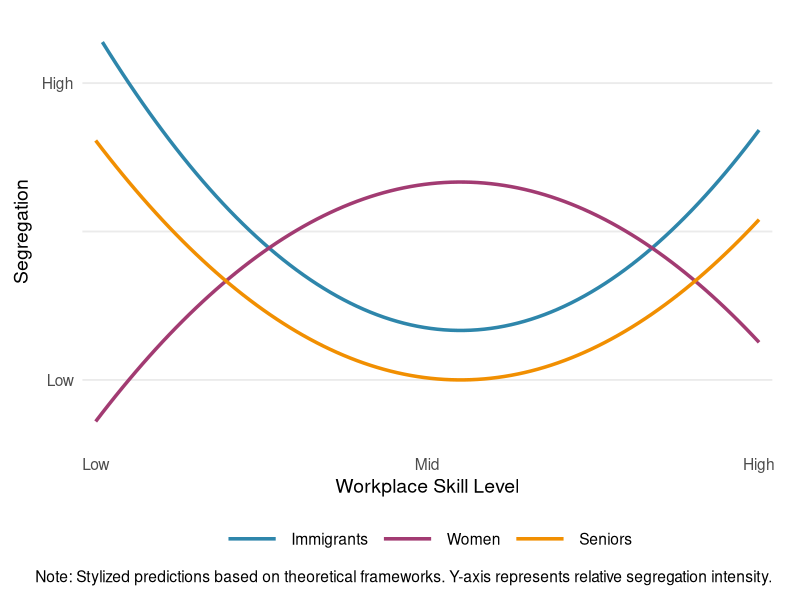
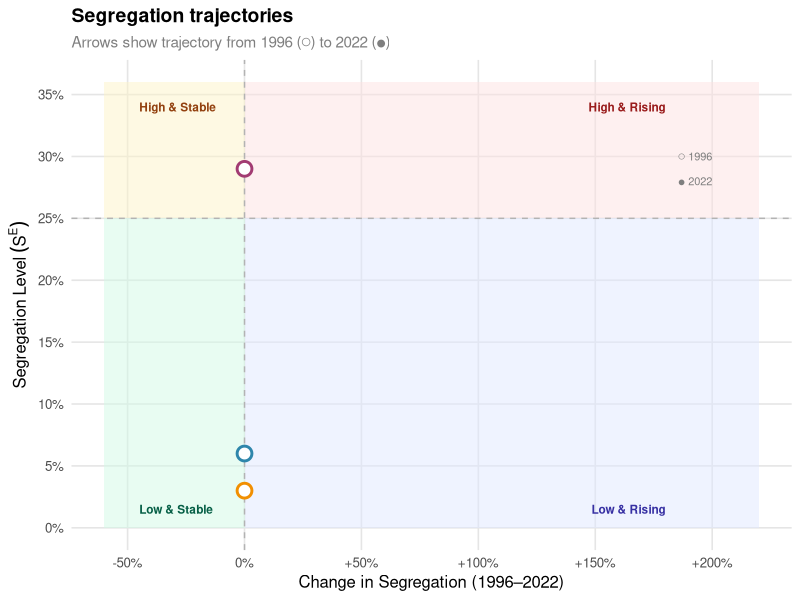
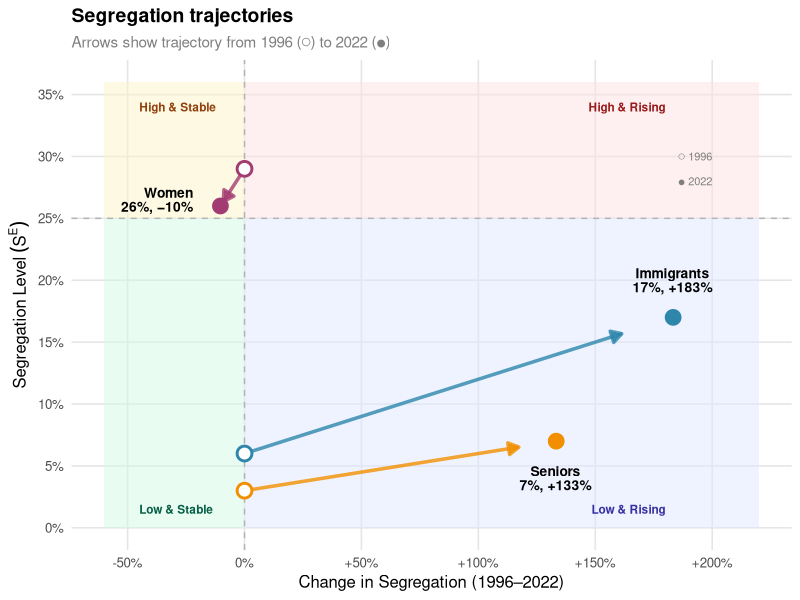
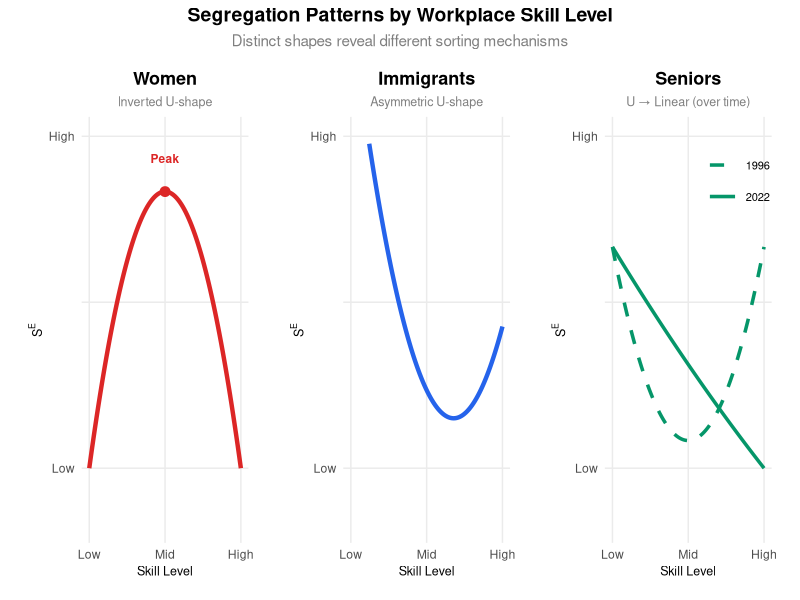

These charts were generated, in order, by the following R code:
## ---- chunk 1
#| echo: false
#| fig-width: 8
#| fig-height: 4.5

library(ggplot2)

# Generate curve data
x <- seq(0, 1, length.out = 100)

# U-shaped for immigrants
immigrant <- 0.3 + 0.5 * (2 * (x - 0.55))^2

# U-shaped for seniors (slightly shifted)
senior <- 0.2 + 0.4 * (2 * (x - 0.55))^2

# Inverted U for women (peak in middle)
women <- 0.2 + 0.4 * (1 - (2 * (x - 0.55))^2)

df <- data.frame(
  skill = rep(x, 3),
  segregation = c(immigrant, women, senior),
  group = rep(c("Immigrants", "Women", "Seniors"), each = 100)
)

df$group <- factor(df$group, levels = c("Immigrants", "Women", "Seniors"))

ggplot(df, aes(x = skill, y = segregation, color = group)) +
  geom_line(linewidth = 1.2) +
  scale_color_manual(values = c("#2E86AB", "#A23B72", "#F18F01")) +
  scale_x_continuous(
    breaks = c(0, 0.5, 1),
    labels = c("Low", "Mid", "High"),
    expand = c(0.02, 0)
  ) +
  scale_y_continuous(
    breaks = c(0.2, 0.5, 0.8),
    labels = c("Low", "", "High"),
    limits = c(0.1, 0.9)
  ) +
  labs(
    x = "Workplace Skill Level",
    y = expression(Segregation),
    color = NULL,
    caption = "Note: Stylized predictions based on theoretical frameworks. Y-axis represents relative segregation intensity."
  ) +
  theme_minimal(base_size = 14) +
  theme(
    panel.grid.minor = element_blank(),
    panel.grid.major.x = element_blank(),
    legend.position = "bottom",
    legend.key.width = unit(1.5, "cm"),
    plot.margin = margin(10, 20, 10, 10)
  )
## ---- chunk 2
#| echo: false
#| fig-width: 8
#| fig-height: 6

library(ggplot2)

df <- data.frame(
  group = c("Women", "Seniors", "Immigrants"),
  level_1996 = c(29, 3, 6),
  level_2022 = c(26, 7, 17),
  change_1996 = c(0, 0, 0),
  change_2022 = c(-10.3, 133.3, 183.3)
)

# Calculate shortened arrow endpoints (stop before the point)
shorten_arrow <- function(x1, y1, x2, y2, shorten_by = 0.08) {
  dx <- x2 - x1
  dy <- y2 - y1
  dist <- sqrt(dx^2 + dy^2)
  x2_short <- x1 + dx * (1 - shorten_by)
  y2_short <- y1 + dy * (1 - shorten_by)
  return(c(x2_short, y2_short))
}

# Calculate shortened endpoints for each group
df$change_2022_short <- NA
df$level_2022_short <- NA

for (i in 1:nrow(df)) {
  shortened <- shorten_arrow(
    df$change_1996[i], df$level_1996[i],
    df$change_2022[i], df$level_2022[i],
    shorten_by = 0.12
  )
  df$change_2022_short[i] <- shortened[1]
  df$level_2022_short[i] <- shortened[2]
}

ggplot(df) +
  # Quadrant backgrounds (threshold at 25%)
  annotate("rect", xmin = -60, xmax = 0, ymin = 25, ymax = 36, 
           fill = "#fef3c7", alpha = 0.5) +
  annotate("rect", xmin = 0, xmax = 220, ymin = 25, ymax = 36, 
           fill = "#fee2e2", alpha = 0.5) +
  annotate("rect", xmin = -60, xmax = 0, ymin = 0, ymax = 25, 
           fill = "#d1fae5", alpha = 0.5) +
  annotate("rect", xmin = 0, xmax = 220, ymin = 0, ymax = 25, 
           fill = "#e0e7ff", alpha = 0.5) +
  # Quadrant dividers
  geom_vline(xintercept = 0, linetype = "dashed", color = "gray70") +
  geom_hline(yintercept = 25, linetype = "dashed", color = "gray70") +
  # Quadrant labels
  annotate("text", x = -45, y = 34, label = "High & Stable", 
           fontface = "bold", size = 3, color = "#92400e", hjust = 0) +
  annotate("text", x = 180, y = 34, label = "High & Rising", 
           fontface = "bold", size = 3, color = "#991b1b", hjust = 1) +
  annotate("text", x = -45, y = 1.5, label = "Low & Stable", 
           fontface = "bold", size = 3, color = "#065f46", hjust = 0) +
  annotate("text", x = 180, y = 1.5, label = "Low & Rising", 
           fontface = "bold", size = 3, color = "#3730a3", hjust = 1) +
  # 1996 starting points (hollow circles)
  geom_point(aes(x = change_1996, y = level_1996, color = group), 
             size = 4, shape = 21, fill = "white", stroke = 1.5) +
  scale_color_manual(values = c("Women" = "#A23B72", 
                                 "Immigrants" = "#2E86AB", 
                                 "Seniors" = "#F18F01")) +
  # Legend annotation
  annotate("text", x = 200, y = 30, label = "○ 1996", 
           size = 2.8, color = "gray50", hjust = 1) +
  annotate("text", x = 200, y = 28, label = "● 2022", 
           size = 2.8, color = "gray50", hjust = 1) +
  # Scales
  scale_x_continuous(
    limits = c(-60, 220),
    breaks = c(-50, 0, 50, 100, 150, 200),
    labels = function(x) paste0(ifelse(x > 0, "+", ""), x, "%")
  ) +
  scale_y_continuous(
    limits = c(0, 36),
    breaks = seq(0, 35, 5),
    labels = function(y) paste0(y, "%")
  ) +
  labs(
    x = "Change in Segregation (1996–2022)",
    y = expression(Segregation ~ Level ~ (S^E)),
    title = "Segregation trajectories",
    subtitle = "Arrows show trajectory from 1996 (○) to 2022 (●)"
  ) +
  theme_minimal(base_size = 12) +
  theme(
    legend.position = "none",
    panel.grid.minor = element_blank(),
    panel.grid.major = element_line(color = "gray90"),
    plot.title = element_text(face = "bold", size = 14),
    plot.subtitle = element_text(color = "gray50", size = 11)
  )
## ---- chunk 3
#| echo: false
#| fig-width: 8
#| fig-height: 6

library(ggplot2)

df <- data.frame(
  group = c("Women", "Seniors", "Immigrants"),
  level_1996 = c(29, 3, 6),
  level_2022 = c(26, 7, 17),
  change_1996 = c(0, 0, 0),
  change_2022 = c(-10.3, 133.3, 183.3)
)

# Calculate shortened arrow endpoints (stop before the point)
shorten_arrow <- function(x1, y1, x2, y2, shorten_by = 0.08) {
  dx <- x2 - x1
  dy <- y2 - y1
  dist <- sqrt(dx^2 + dy^2)
  x2_short <- x1 + dx * (1 - shorten_by)
  y2_short <- y1 + dy * (1 - shorten_by)
  return(c(x2_short, y2_short))
}

# Calculate shortened endpoints for each group
df$change_2022_short <- NA
df$level_2022_short <- NA

for (i in 1:nrow(df)) {
  shortened <- shorten_arrow(
    df$change_1996[i], df$level_1996[i],
    df$change_2022[i], df$level_2022[i],
    shorten_by = 0.12
  )
  df$change_2022_short[i] <- shortened[1]
  df$level_2022_short[i] <- shortened[2]
}

ggplot(df) +
  # Quadrant backgrounds (threshold at 25%)
  annotate("rect", xmin = -60, xmax = 0, ymin = 25, ymax = 36, 
           fill = "#fef3c7", alpha = 0.5) +
  annotate("rect", xmin = 0, xmax = 220, ymin = 25, ymax = 36, 
           fill = "#fee2e2", alpha = 0.5) +
  annotate("rect", xmin = -60, xmax = 0, ymin = 0, ymax = 25, 
           fill = "#d1fae5", alpha = 0.5) +
  annotate("rect", xmin = 0, xmax = 220, ymin = 0, ymax = 25, 
           fill = "#e0e7ff", alpha = 0.5) +
  # Quadrant dividers
  geom_vline(xintercept = 0, linetype = "dashed", color = "gray70") +
  geom_hline(yintercept = 25, linetype = "dashed", color = "gray70") +
  # Quadrant labels
  annotate("text", x = -45, y = 34, label = "High & Stable", 
           fontface = "bold", size = 3, color = "#92400e", hjust = 0) +
  annotate("text", x = 180, y = 34, label = "High & Rising", 
           fontface = "bold", size = 3, color = "#991b1b", hjust = 1) +
  annotate("text", x = -45, y = 1.5, label = "Low & Stable", 
           fontface = "bold", size = 3, color = "#065f46", hjust = 0) +
  annotate("text", x = 180, y = 1.5, label = "Low & Rising", 
           fontface = "bold", size = 3, color = "#3730a3", hjust = 1) +
  # Arrows from 1996 to shortened 2022 position
  geom_segment(
    aes(x = change_1996, y = level_1996, 
        xend = change_2022_short, yend = level_2022_short, color = group),
    arrow = arrow(length = unit(0.3, "cm"), type = "closed"),
    linewidth = 1.2,
    alpha = 0.8
  ) +
  # 1996 starting points (hollow circles)
  geom_point(aes(x = change_1996, y = level_1996, color = group), 
             size = 4, shape = 21, fill = "white", stroke = 1.5) +
  # 2022 end points (filled circles)
  geom_point(aes(x = change_2022, y = level_2022, color = group), 
             size = 5) + 
  scale_color_manual(values = c("Women" = "#A23B72", 
                                 "Immigrants" = "#2E86AB", 
                                 "Seniors" = "#F18F01")) +
  # Combined labels with line breaks
  annotate("text", x = -22, y = 26.5, 
           label = "Women\n26%, −10%", 
           fontface = "bold", size = 3.5, hjust = 1, lineheight = 0.85) +
  annotate("text", x = 183, y = 20, 
           label = "Immigrants\n17%, +183%", 
           fontface = "bold", size = 3.5, hjust = 0.5, lineheight = 0.85) +
  annotate("text", x = 133, y = 4, 
           label = "Seniors\n7%, +133%", 
           fontface = "bold", size = 3.5, hjust = 0.5, lineheight = 0.85) +
  # Legend annotation
  annotate("text", x = 200, y = 30, label = "○ 1996", 
           size = 2.8, color = "gray50", hjust = 1) +
  annotate("text", x = 200, y = 28, label = "● 2022", 
           size = 2.8, color = "gray50", hjust = 1) +
  # Scales
  scale_x_continuous(
    limits = c(-60, 220),
    breaks = c(-50, 0, 50, 100, 150, 200),
    labels = function(x) paste0(ifelse(x > 0, "+", ""), x, "%")
  ) +
  scale_y_continuous(
    limits = c(0, 36),
    breaks = seq(0, 35, 5),
    labels = function(y) paste0(y, "%")
  ) +
  labs(
    x = "Change in Segregation (1996–2022)",
    y = expression(Segregation ~ Level ~ (S^E)),
    title = "Segregation trajectories",
    subtitle = "Arrows show trajectory from 1996 (○) to 2022 (●)"
  ) +
  theme_minimal(base_size = 12) +
  theme(
    legend.position = "none",
    panel.grid.minor = element_blank(),
    panel.grid.major = element_line(color = "gray90"),
    plot.title = element_text(face = "bold", size = 14),
    plot.subtitle = element_text(color = "gray50", size = 11)
  )
## ---- chunk 4
#| echo: false
#| fig-width: 10
#| fig-height: 4

library(ggplot2)
library(patchwork)

# Generate x values
x <- seq(0, 1, length.out = 100)

# Women: Inverted U (peaks in middle)
women_y <- 0.3 + 0.5 * (1 - ((x - 0.5) * 2)^2)

# Immigrants: Asymmetric U (higher on low-skill side)
immigrant_y <- 0.3 + 0.4 * ((x - 0.6) * 2)^2 + 0.25 * (1 - x)

# Seniors 1996: U-shaped
senior_1996_y <- 0.35 + 0.35 * ((x - 0.5) * 2)^2

# Seniors 2022: Linear decline
senior_2022_y <- 0.7 - 0.45 * x + 0.05 * x^2

# Create data frames
df_women <- data.frame(x = x, y = women_y)
df_immigrant <- data.frame(x = x, y = immigrant_y)
df_senior <- data.frame(
  x = rep(x, 2),
  y = c(senior_1996_y, senior_2022_y),
  year = rep(c("1996", "2022"), each = length(x))
)

# Common theme
theme_panel <- theme_minimal(base_size = 11) +
  theme(
    panel.grid.minor = element_blank(),
    panel.grid.major = element_line(color = "gray92"),
    plot.title = element_text(face = "bold", size = 13, hjust = 0.5),
    plot.subtitle = element_text(size = 9, hjust = 0.5, color = "gray50"),
    axis.title = element_text(size = 9),
    plot.margin = margin(10, 15, 10, 15)
  )

# Women plot
p_women <- ggplot(df_women, aes(x = x, y = y)) +
  geom_line(color = "#dc2626", linewidth = 1.5) +
  geom_point(data = data.frame(x = 0.5, y = max(women_y)), 
             aes(x = x, y = y), color = "#dc2626", size = 3) +
  annotate("text", x = 0.5, y = max(women_y) + 0.06, 
           label = "Peak", color = "#dc2626", size = 3, fontface = "bold") +
  scale_x_continuous(
    breaks = c(0, 0.5, 1),
    labels = c("Low", "Mid", "High")
  ) +
  scale_y_continuous(
    limits = c(0.2, 0.9),
    breaks = c(0.3, 0.6, 0.9),
    labels = c("Low", "", "High")
  ) +
  labs(
    title = "Women",
    subtitle = "Inverted U-shape",
    x = "Skill Level",
    y = expression(S^E)
  ) +
  theme_panel

# Immigrants plot
p_immigrant <- ggplot(df_immigrant, aes(x = x, y = y)) +
  geom_line(color = "#2563eb", linewidth = 1.5) +
  geom_point(data = data.frame(x = 0, y = immigrant_y[1]), 
             aes(x = x, y = y), color = "#2563eb", size = 3) +
  annotate("text", x = 0.15, y = immigrant_y[1] + 0.05, 
           label = "Highest", color = "#2563eb", size = 3, fontface = "bold") +
  scale_x_continuous(
    breaks = c(0, 0.5, 1),
    labels = c("Low", "Mid", "High")
  ) +
  scale_y_continuous(
    limits = c(0.2, 0.9),
    breaks = c(0.3, 0.6, 0.9),
    labels = c("Low", "", "High")
  ) +
  labs(
    title = "Immigrants",
    subtitle = "Asymmetric U-shape",
    x = "Skill Level",
    y = expression(S^E)
  ) +
  theme_panel

# Seniors plot
p_senior <- ggplot(df_senior, aes(x = x, y = y, linetype = year)) +
  geom_line(color = "#059669", linewidth = 1.2) +
  scale_linetype_manual(values = c("1996" = "dashed", "2022" = "solid")) +
  scale_x_continuous(
    breaks = c(0, 0.5, 1),
    labels = c("Low", "Mid", "High")
  ) +
  scale_y_continuous(
    limits = c(0.2, 0.9),
    breaks = c(0.3, 0.6, 0.9),
    labels = c("Low", "", "High")
  ) +
  labs(
    title = "Seniors",
    subtitle = "U → Linear (over time)",
    x = "Skill Level",
    y = expression(S^E),
    linetype = NULL
  ) +
  theme_panel +
  theme(
    legend.position = c(0.8, 0.85),
    legend.background = element_blank(),
    legend.key.size = unit(0.8, "cm"),
    legend.text = element_text(size = 8)
  )

# Combine plots
p_women + p_immigrant + p_senior +
  plot_annotation(
    title = "Segregation Patterns by Workplace Skill Level",
    subtitle = "Distinct shapes reveal different sorting mechanisms",
    theme = theme(
      plot.title = element_text(face = "bold", size = 14, hjust = 0.5),
      plot.subtitle = element_text(size = 11, hjust = 0.5, color = "gray50")
    )
  )
